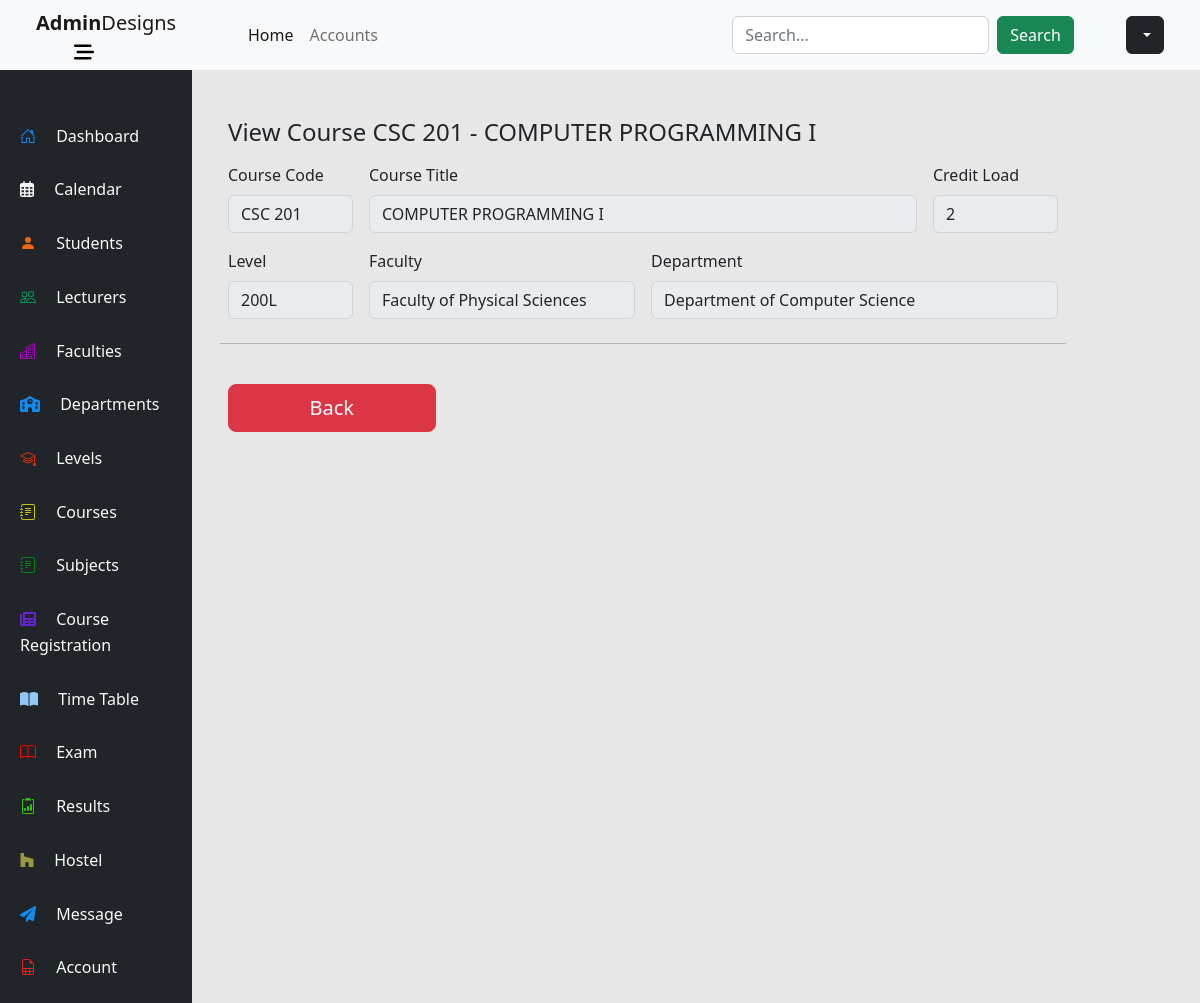
/courses/details/1, run on the app's committed database.
### courses/models.py (models this page shows, shortened)
class Course(models.Model):
    id = models.AutoField(primary_key=True, unique=True)
    courseCode = models.CharField(max_length=7, unique=True, blank=False)
    courseTitle = models.CharField(blank=False, max_length=100)
    department = models.ForeignKey(Department, on_delete=models.CASCADE)
    faculty = models.ForeignKey(Faculty, on_delete=models.CASCADE)
    level = models.ForeignKey(Level, on_delete=models.CASCADE)
    creditLoad = models.IntegerField()

### levels/models.py (models this page shows)
class Level(models.Model):
    title = models.CharField(max_length=4, primary_key=True, blank=False)
    def __str__(self):
        return f'{self.title}'

### faculties/models.py (models this page shows)
class Faculty(models.Model):
    facultyId = models.AutoField(primary_key=True)
    facultyName = models.CharField(blank=False, max_length=100, unique=True)
    def __str__(self):
        return f'Faculty of {self.facultyName}'
    class Meta:
        verbose_name_plural = 'Faculties'

### departments/models.py (models this page shows)
class Department(models.Model):
    DURATION = (
        ('4', '4 Years'),
        ('5', '5 Years'),
        ('6', '6 Years')
    )
    departmentId = models.AutoField(primary_key=True)
    departmentName = models.CharField(blank=False, max_length=100, unique=True)
    faculty = models.ForeignKey(Faculty, on_delete=models.CASCADE)
    courseDuration =  models.CharField(max_length=1, choices=DURATION, blank=False)
    def __str__(self):
        return f'Department of {self.departmentName}'

### courses/views.py (the view)
# urls.py: path('details/<int:id>', views.details, name='details'),
def details(request, id):
    course = Course.objects.get(pk=id)
    context = {
        'course':course,
    }
    return render(request, 'course-details.html', context)

### courses/templates/course-details.html (shortened to what this page needs)
{% extends 'dashboard/base.html' %}
{% block content %}
<div class="col-md-7 col-lg-10 mt-5 ms-4">
    <h4 class="mb-3">View Course {{course.courseCode}} - {{course.courseTitle}}</h4>
    <form class="needs-validation" novalidate="" action="create-course/create" method="post">
      <div class="row g-3">
        <div class="col-sm-2">
          <label for="courseCode" class="form-label">Course Code</label>
          <input type="text" class="form-control" id="courseCode" maxlength="7" value="{{course.courseCode}}" disabled name="courseCode">
        </div>
        <div class="col-sm-8">
          <label for="courseTitle" class="form-label">Course Title</label>
          <input type="text" class="form-control" id="courseTitle" value="{{course.courseTitle}}" disabled name="courseTitle">
        </div>
        <div class="col-sm-2">
          <label for="creditLoad" class="form-label">Credit Load</label>
          <input type="text" class="form-control" id="creditLoad" placeholder="2" value="{{course.creditLoad}}" disabled name="creditLoad">
        </div>
          <div class="col-md-2">
            <label for="level" class="form-label">Level</label>
            <input type="text" class="form-control" id="level" value="{{course.level}}" disabled name="level">
          </div>
          <div class="col-md-4">
            <label for="faculty" class="form-label">Faculty</label>
            <input type="text" class="form-control" id="faculty" value="{{course.faculty}}" disabled name="faculty">
          </div>
          <div class="col-md-6">
            <label for="department" class="form-label">Department</label>
            <input type="text" class="form-control" id="department" value="{{course.department}}" disabled name="department">
          </div>
      <hr class="my-4">
      <div class="col-12 d-flex justify-content-between">
        <a name="cancel" id="" class="btn btn-danger btn-lg col-6 w-25" href="../create-course/cancel" role="button">Back</a>
      </div>
    </form>
  </div>
{% endblock %}

### data on the page
Course: courseCode "CSC 201", courseTitle "COMPUTER PROGRAMMING I", creditLoad "2", level "200L", faculty "Faculty of Physical Sciences", department "Department of Computer Science"
